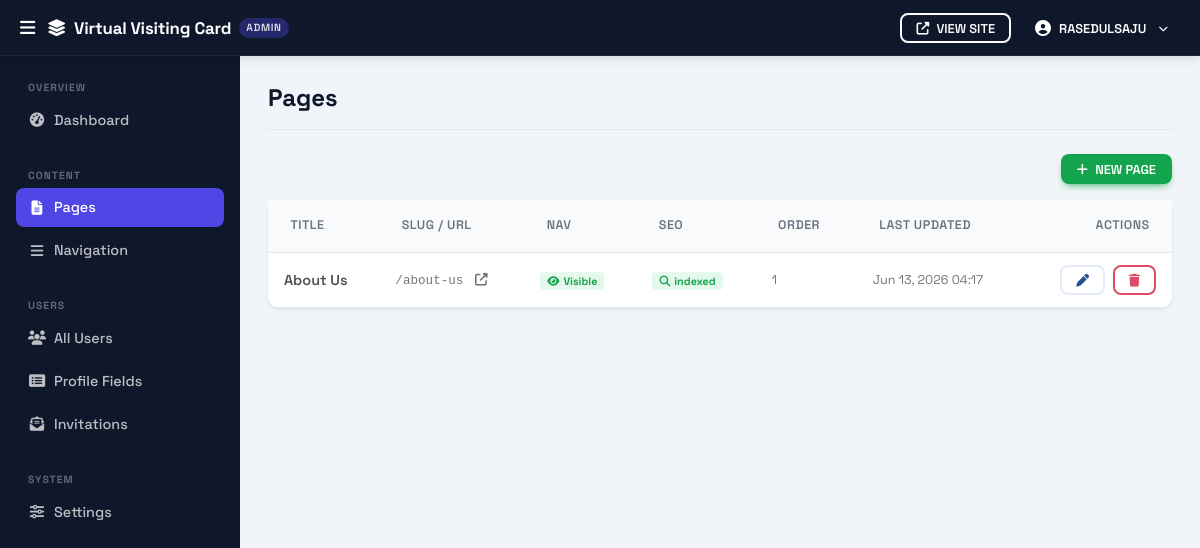
The page /admin/pages/index.php (signed in) on the database its author committed.
### tables this page shows
CREATE TABLE `pages` (
  `id`          INT UNSIGNED NOT NULL AUTO_INCREMENT,
  `slug`        VARCHAR(200) NOT NULL,
  `title`       VARCHAR(300) NOT NULL,
  `content`     LONGTEXT,
  `show_in_nav` TINYINT(1)   NOT NULL DEFAULT 0,
  `nav_order`   INT          NOT NULL DEFAULT 0,
  `meta_robots` VARCHAR(20)  NOT NULL DEFAULT 'index,follow',
  `updated_at`  DATETIME     NOT NULL DEFAULT CURRENT_TIMESTAMP
                             ON UPDATE CURRENT_TIMESTAMP,
  PRIMARY KEY (`id`),
  UNIQUE KEY `uq_slug` (`slug`)
);

### db.php (called while the page is built, shortened)
<?php
function getDB(): PDO
{
    static $pdo = null;
    if ($pdo === null) {
        $dsn = sprintf(
            'mysql:host=%s;dbname=%s;charset=%s',
            DB_HOST, DB_NAME, DB_CHARSET
        );
        $pdo = new PDO($dsn, DB_USER, DB_PASS, [
            PDO::ATTR_ERRMODE            => PDO::ERRMODE_EXCEPTION,
            PDO::ATTR_DEFAULT_FETCH_MODE => PDO::FETCH_ASSOC,
            PDO::ATTR_EMULATE_PREPARES   => false,
        ]);
    }
    return $pdo;
}

### helpers.php (called while the page is built, shortened)
<?php
require_once __DIR__ . '/db.php';
function e(string $s): string
{
    return htmlspecialchars($s, ENT_QUOTES | ENT_HTML5, 'UTF-8');
}
function metaRobotsLabel(string $directive): string
{
    return match ($directive) {
        'noindex,nofollow' => 'Hidden (noindex, nofollow)',
        'noindex,follow'   => 'Noindex (links still followed)',
        'index,nofollow'   => 'Indexed (links not followed)',
        default            => 'Indexed (default)',
    };
}

### admin/pages/index.php (the view, shortened to what this page needs)
<?php
require_once __DIR__ . '/../../helpers.php';
$pages = getDB()->query(
    'SELECT id, slug, title, show_in_nav, nav_order, meta_robots, updated_at
     FROM pages ORDER BY show_in_nav DESC, nav_order ASC, title ASC'
)->fetchAll();
require_once __DIR__ . '/../layout_header.php';
?>
<div class="d-flex justify-content-end mb-3">
    <a href="<?= BASE_URL ?>admin/pages/create.php" class="btn btn-success btn-sm">
        <i class="fas fa-plus me-1"></i> New Page
    </a>
</div>
<div class="card border-0 shadow-sm">
    <div class="table-responsive">
        <table class="table table-hover align-middle mb-0">
            <thead class="table-light">
                <tr>
                    <th>Title</th>
                    <th>Slug / URL</th>
                    <th>Nav</th>
                    <th>SEO</th>
                    <th>Order</th>
                    <th>Last Updated</th>
                    <th class="text-end">Actions</th>
                </tr>
            </thead>
            <tbody>
            <?php foreach ($pages as $p): ?>
            <tr>
                <td class="fw-semibold"><?= e($p['title']) ?></td>
                <td>
                    <a href="<?= BASE_URL . e($p['slug']) ?>" target="_blank"
                       class="text-decoration-none text-muted font-monospace small">
                        /<?= e($p['slug']) ?> <i class="fas fa-external-link-alt ms-1"></i>
                    </a>
                </td>
                <td>
                    <?php if ($p['show_in_nav']): ?>
                        <span class="badge bg-success-subtle text-success">
                            <i class="fas fa-eye me-1"></i>Visible
                        </span>
                    <?php else: ?>
                        <span class="badge bg-secondary-subtle text-secondary">
                            <i class="fas fa-eye-slash me-1"></i>Hidden
                        </span>
                    <?php endif; ?>
                </td>
                <td>
                    <?php if (str_contains($p['meta_robots'], 'noindex')): ?>
                        <span class="badge bg-warning-subtle text-warning" title="<?= e(metaRobotsLabel($p['meta_robots'])) ?>">
                            <i class="fas fa-eye-slash me-1"></i>noindex
                        </span>
                    <?php else: ?>
                        <span class="badge bg-success-subtle text-success" title="<?= e(metaRobotsLabel($p['meta_robots'])) ?>">
                            <i class="fas fa-search me-1"></i>indexed
                        </span>
                    <?php endif; ?>
                </td>
                <td class="text-muted small"><?= (int)$p['nav_order'] ?></td>
                <td class="small text-muted"><?= date('M j, Y H:i', strtotime($p['updated_at'])) ?></td>
                <td class="text-end">
                    <a href="<?= BASE_URL ?>admin/pages/edit.php?id=<?= (int)$p['id'] ?>"
                       class="btn btn-sm btn-outline-secondary me-1" title="Edit">
                        <i class="fas fa-pen"></i>
                    </a>
                    <form method="POST" action="<?= BASE_URL ?>admin/pages/delete.php" class="d-inline">
                        <button type="submit" class="btn btn-sm btn-outline-danger"
                                data-confirm="Delete page '<?= e($p['title']) ?>'? This cannot be undone.">
                            <i class="fas fa-trash"></i>
                        </button>
                    </form>
                </td>
            </tr>
            <?php endforeach; ?>
            </tbody>
        </table>
    </div>
</div>
<?php require_once __DIR__ . '/../layout_footer.php'; ?>

### assets/css/custom.css (style rules this page uses)
:root { --cms-primary: #4f46e5; --cms-primary-dark: #3730a3; --cms-accent: #7c3aed; --cms-ink: #0f172a; --cms-body: #374151; --cms-muted: #6b7280; --cms-border: #e2e8f0; --cms-bg: #f8fafc; --cms-surface: #ffffff; --cms-radius: 12px; --cms-shadow: 0 2px 16px rgba(15, 23, 42, .08); --cms-shadow-lg: 0 8px 32px rgba(15, 23, 42, .12); --cms-font-display: 'Space Grotesk', system-ui, sans-serif; --cms-font-body: -apple-system, BlinkMacSystemFont, 'Segoe UI', system-ui, sans-serif; }
html { scroll-behavior: smooth; }
body { font-family: var(--cms-font-body); background-color: var(--cms-bg); color: var(--cms-body); min-height: 100vh; display: flex; flex-direction: column; }
.card { border-radius: var(--cms-radius) !important; box-shadow: var(--cms-shadow); }
.bg-success-subtle { background: rgba(34,197,94,.12) !important; }
.font-monospace { font-family: 'Fira Code', 'Cascadia Code', 'Consolas', monospace !important; }

### assets/css/admin.css (style rules this page uses)
:root { --adm-sidebar-w: 240px; --adm-topbar-h: 56px; --adm-sidebar-bg: #0f172a; --adm-sidebar-hover: rgba(255, 255, 255, .07); --adm-sidebar-active: #4f46e5; --adm-sidebar-text: rgba(255, 255, 255, .72); --adm-sidebar-label: rgba(255, 255, 255, .35); --adm-content-bg: #f1f5f9; --adm-card-bg: #ffffff; --adm-border: #e2e8f0; --adm-font: 'Space Grotesk', system-ui, sans-serif; }
.admin-body { background: var(--adm-content-bg); font-family: var(--adm-font); padding-top: var(--adm-topbar-h); min-height: 100vh; }
.admin-body .card { border-radius: 12px !important; background: var(--adm-card-bg); }
.admin-body .table th { font-size: .78rem; font-weight: 600; letter-spacing: .04em; text-transform: uppercase; color: #6b7280; border-bottom-width: 1px; }
.admin-body .table td { vertical-align: middle; border-bottom-color: var(--adm-border); padding: .75rem 1rem; }
.admin-body .table-light th { background: #f8fafc; }
.admin-body .btn { border-radius: 8px; font-weight: 600; font-size: .875rem; }
.admin-body .btn-sm { font-size: .8rem; }

### rows shown on the page
pages: title "About Us", slug "about-us", show_in_nav 1 (drawn), nav_order "1", updated_at "Jun 13, 2026 04:17"

### other values the page prints
siteName() "Virtual Visiting Card"
$_adminUser "RASEDULSAJU"
$label "Dashboard Pages Navigation All Users Profile Fields Invitations Settings"
$pageTitle "Pages"
